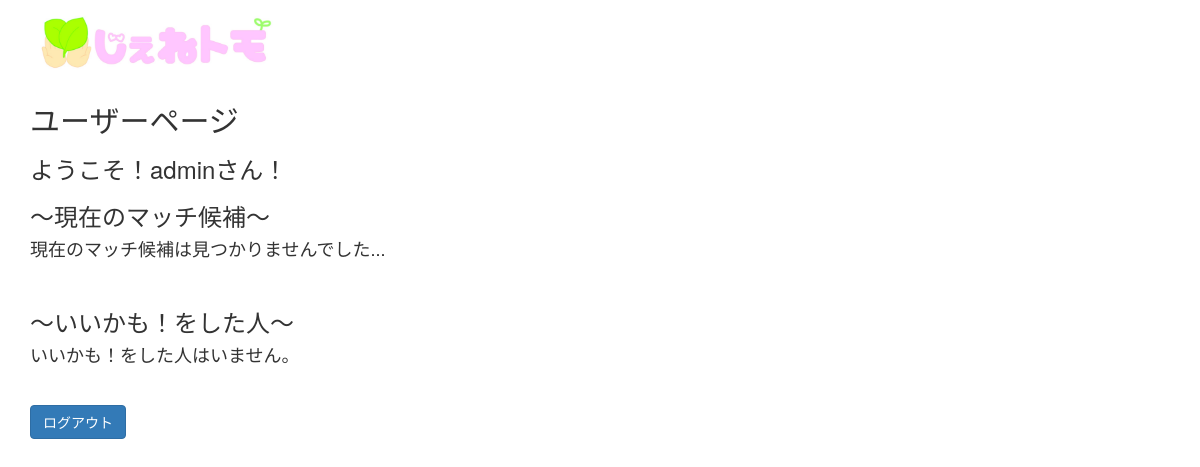
Before: /index (signed in) with the older database file.
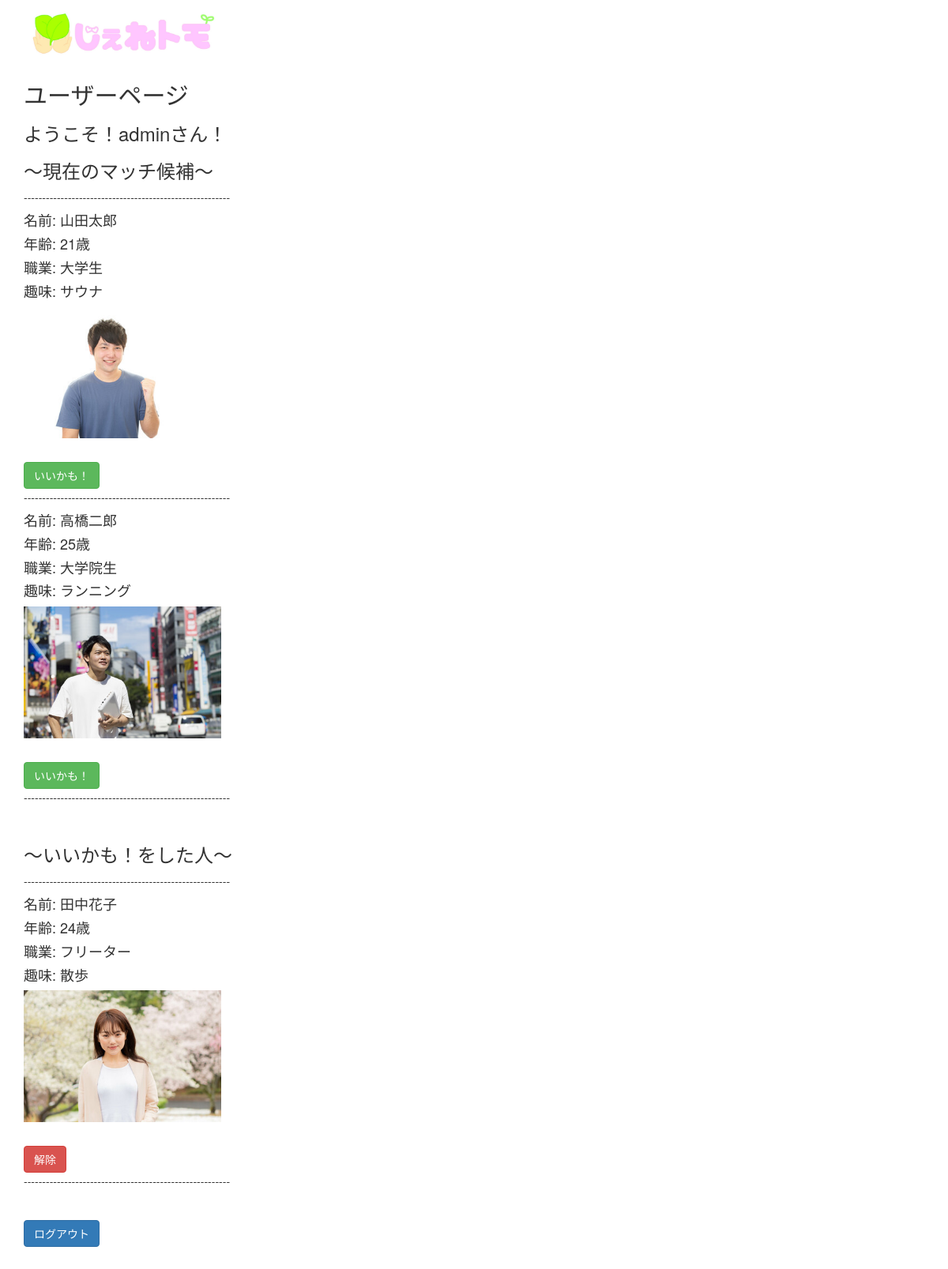
After: the same page with the newer database file.
### app.py (models this page shows)
class User(UserMixin,db.Model): # ユーザテーブル
    id = db.Column(db.Integer, primary_key=True)
    username = db.Column(db.String(30),unique=True)
    password = db.Column(db.String(12))

class Younger(db.Model): # 若者テーブル
    id = db.Column(db.Integer, primary_key=True)
    name = db.Column(db.String(50), nullable=False)
    age = db.Column(db.String(5),  nullable=False)
    job = db.Column(db.String(100), nullable=False)
    hobby = db.Column(db.String(100), nullable=False)
    img = db.Column(db.String(10), nullable=False)

class Candidate(db.Model): # いいかも！した人
    id = db.Column(db.Integer, primary_key=True)
    name = db.Column(db.String(50), nullable=False)
    age = db.Column(db.String(5),  nullable=False)
    job = db.Column(db.String(100), nullable=False)
    hobby = db.Column(db.String(100), nullable=False)
    img = db.Column(db.String(10), nullable=False)

### app.py (the view)
@app.route('/index',methods=["GET","POST"]) # メイン画面
@login_required
def index():
    username = current_user.username
    if request.method == "GET":
        matchers = Younger.query.all()
        candidate = Candidate.query.all()
        return render_template("/index.html",username=username,matchers = matchers,candidates = candidate)

### app.py (called while the page is built)
@login_manager.user_loader
def load_user(id):
    return User.query.get(int(id))

### templates/index.html (shortened to what this page needs)
{% extends "bootstrap/base.html" %}
{% block content %}
<div class="container">
     <img src="../static/image/icon.jpg" width="250px">
     <h2>ユーザーページ</h2>
     <h3>ようこそ！{{ username }}さん！</h3>
     <h3>～現在のマッチ候補～</h3>
     {% for matcher in matchers %}
     <person>
          <p>--------------------------------------------------------</p>
          <div id = "ismutch">
               <h4>名前: {{ matcher.name }}</h4>
               <h4>年齢: {{ matcher.age }}歳</h4>
               <h4>職業: {{ matcher.job }}</h4>
               <h4>趣味: {{ matcher.hobby }}</h4>
               <img src="../static/image/people/{{ matcher.img }}.jpg" width="250px">
          </div>
     </person>
     <p><br></p>
     <a href="/{{matcher.id}}/good" role="botton"><button class = "btn btn-success">いいかも！</button></a>
     {% endfor %}
     {% if matchers |length > 0 %}
     <p>--------------------------------------------------------</p>
     {% endif %}
     {% if matchers |length == 0 %}
     <h4>現在のマッチ候補は見つかりませんでした...</h4>
     {% endif %}
     <p><br></p>
     <h3>～いいかも！をした人～</h3>
     {% for candidate in candidates %}
     <person>
          <p>--------------------------------------------------------</p>
          <div id = "ismutch">
               <h4>名前: {{ candidate.name }}</h4>
               <h4>年齢: {{ candidate.age }}歳</h4>
               <h4>職業: {{ candidate.job }}</h4>
               <h4>趣味: {{ candidate.hobby }}</h4>
               <img src="../static/image/people/{{ candidate.img }}.jpg" width="250px">
          </div>
     </person>
     <p><br></p>
     <a href="/{{candidate.id}}/delete" role="botton"><button class = "btn btn-danger">解除</button></a>
     {% endfor %}
     {% if candidates |length > 0 %}
     <p>--------------------------------------------------------</p>
     {% endif %}
     {% if candidates |length == 0 %}
     <h4>いいかも！をした人はいません。</h4>
     {% endif %}
     <p><br></p>
     <a href="/logout" role="button"><button class="btn btn-primary">ログアウト</button></a>
</div>
<p><br></p>
{% endblock %}

Changed rows visible on the page:
added Younger: name "山田太郎", age "21", job "大学生", hobby "サウナ", img (picture)
added Younger: name "高橋二郎", age "25", job "大学院生", hobby "ランニング", img (picture)
added Candidate: name "田中花子", age "24", job "フリーター", hobby "散歩", img (picture)
Other visible differences:
text no longer shown: "現在のマッチ候補は見つかりませんでした... いいかも！をした人はいません。"
